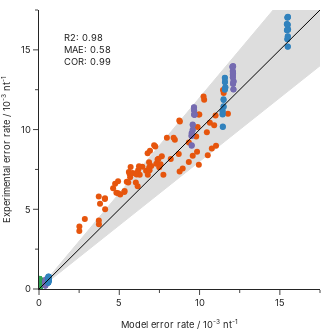

Write notebook code for a chart like this one.
### Code cell
fig = px.scatter(
    plot_data,
    x=plot_data["sim"]*1e3,
    y=plot_data["exp"]*1e3,
    color="type",
    hover_data=['synthesis', 'GC', 'PCRC', 'Decay', 'Condition'],
    color_discrete_sequence=["#3182bd", "#756bb1", "#31a354", "#e6550d"]
)


fig.update_layout(
    template='simple_white',
    height=330,
    width=330,
    showlegend=False,
    margin=dict(l=0, r=10, t=10, b=0),
    font_family="Inter",
    legend_font_size=28/3,
)


fig.update_xaxes(
    title='Model error rate / 10<sup>-3</sup> nt<sup>-1</sup>',
    range=[0, 17.5],
    dtick=5,
    minor_ticks="outside", 
    minor_dtick=2.5,
    title_font_family="Inter",
    title_font_size=28/3, 
    tickfont_size=28/3
)
fig.update_yaxes(
    title='Experimental error rate / 10<sup>-3</sup> nt<sup>-1</sup>',
    range=[0, 17.5],
    dtick=5,
    minor_ticks="outside", 
    minor_dtick=2.5,
    title_font_family="Inter",
    title_font_size=28/3, 
    tickfont_size=28/3
)


fig.add_trace(
    pg.Scatter(
        x=np.linspace(0, 100), 
        y=1.2*np.linspace(0, 100),
        line_color="#dddddd",
        line_width=1,
        fill='tonexty', 
        fillcolor="#dddddd",
    )
)
fig.add_trace(
    pg.Scatter(
        x=np.linspace(0, 100), 
        y=0.8*np.linspace(0, 100),
        line_color="#dddddd",
        line_width=1,
    )
)

fig.data = fig.data[::-1]

fig.add_trace(
    pg.Scatter(
        x=np.linspace(0, 100), 
        y=np.linspace(0, 100),
        line_color="#000000",
        line_width=1,
    )
)

fig.add_annotation(
    x=3, y=15,
    text=f"R2: {sklearn.metrics.r2_score(plot_data['exp'], plot_data['sim']):0.2f}<br>MAE: {sklearn.metrics.mean_absolute_error(1e3*plot_data['exp'], 1e3*plot_data['sim']):0.2f}<br>COR: {scipy.stats.pearsonr(plot_data['exp'], plot_data['sim'])[0]:0.2f}",
    showarrow=False,
    align="left",
    font_family="Inter",
    font_size=28/3, 
)


fig.show()
fig.write_image("comparison_errors.svg")
